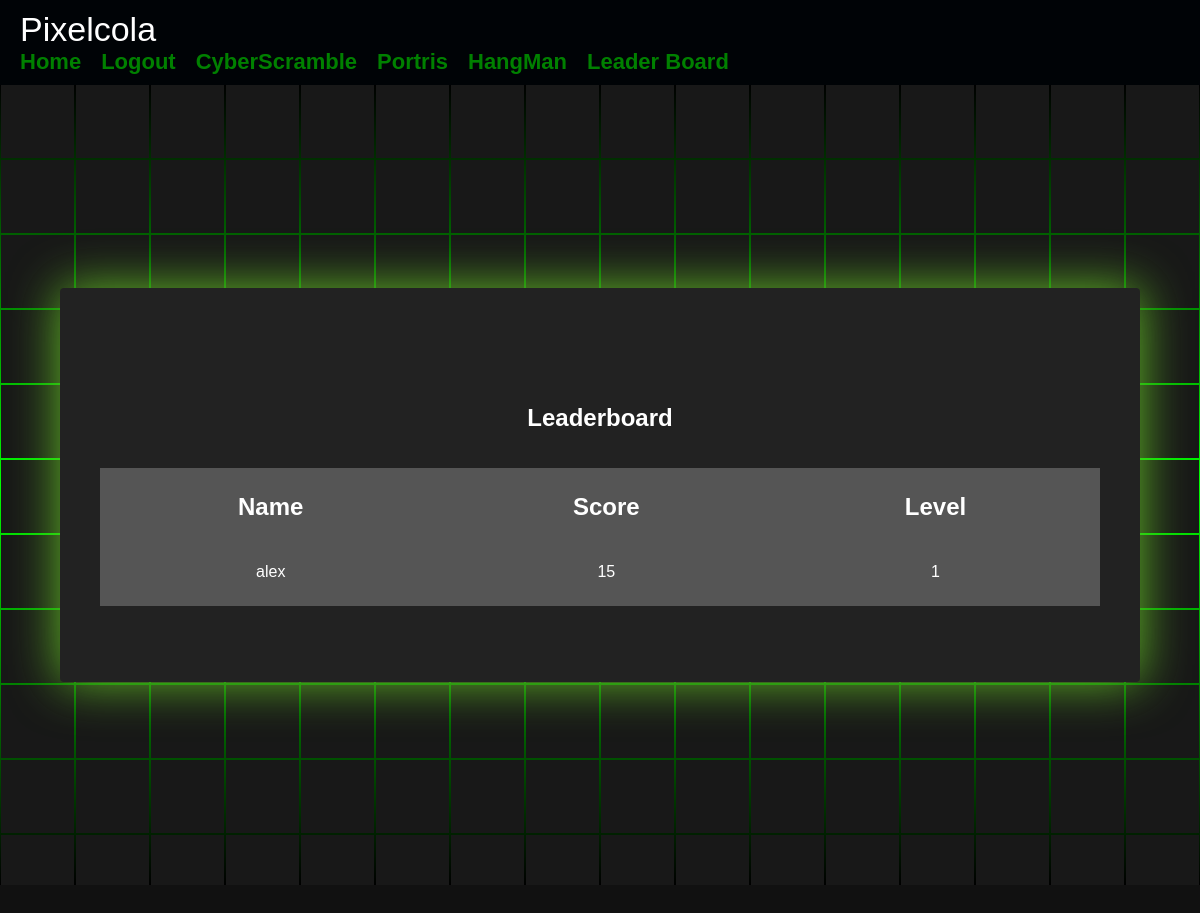
Before: /leaderBoard (signed in) with the older database file.
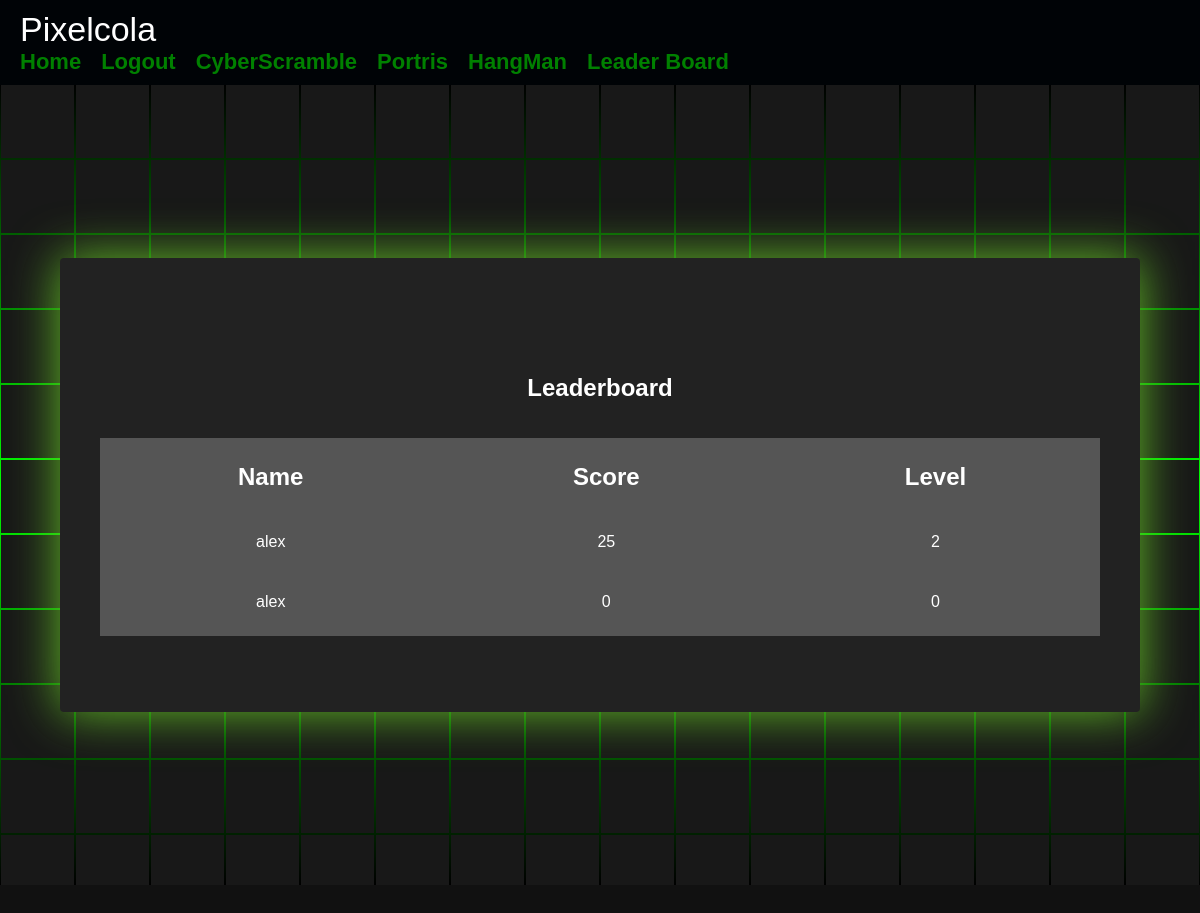
After: the same page with the newer database file.
### website/models.py (models this page shows)
class User(db.Model, UserMixin):
    id = db.Column(db.Integer, primary_key=True)
    email = db.Column(db.String(150), unique=True)
    password = db.Column(db.String(150))
    first_name = db.Column(db.String(150))
    notes = db.relationship('Note')
    level = db.Column(db.Integer())
    score= db.Column(db.Integer())
    user_id = db.Column(db.Integer, db.ForeignKey('user.id'))

### website/auth.py (the view)
@auth.route('/leaderBoard', methods=['GET', 'POST'])
@login_required
def leaderBoard():
    leaderBoard_data = User.query.order_by(User.score.desc()).all()
    return render_template('leaderboard.html', leaderBoard_data=leaderBoard_data,user=current_user)

### website/__init__.py (called while the page is built)
def create_app():
    app = Flask(__name__)
    app.config['SECRET_KEY'] = 'hjshjhdjah kjshkjdhjs'
    app.config['SQLALCHEMY_DATABASE_URI'] = f'sqlite:///{DB_NAME}'
    db.init_app(app)
    from .views import views
    from .auth import auth
    app.register_blueprint(views, url_prefix='/')
    app.register_blueprint(auth, url_prefix='/')
    from .models import User, Note
    with app.app_context():
        db.drop_all()
        db.create_all()
    login_manager = LoginManager()
    login_manager.login_view = 'auth.login'
    login_manager.init_app(app)
    @login_manager.user_loader
    def load_user(id):
        return User.query.get(int(id))
    return app

### website/templates/leaderboard.html (shortened to what this page needs)
<!DOCTYPE html>
<html lang="en" >
<head>
  <link rel="stylesheet" href="../static/gameStyles.css">
  <link
    rel="stylesheet"
    href="https://stackpath.bootstrapcdn.com/font-awesome/4.7.0/css/font-awesome.min.css"
  />
</head>
<nav class="navBar">
  <div class="container6">
    <a class="navBar-brand" href="#">Pixelcola</a>
    <div class="navBar-menu">
      <ul class="navBar-nav">
        {% if user.is_authenticated %}
          <li class="nav-Item">
            <a class="nav-Link" href="/">Home</a>
          </li>
          <li class="nav-Item">
            <a class="nav-Link" href="/logout">Logout</a>
          </li>
          <li class="nav-Item">
            <a class="nav-Link" href="/game">CyberScramble</a>
          </li>
          <li class="nav-Item">
            <a class="nav-Link" href="/gameV2">Portris</a>
          </li>
          <li class="nav-Item">
            <a class="nav-Link" href="/gameV3">HangMan</a>
          </li>
          <li class="nav-Item">
            <a class="nav-Link" href="/leaderBoard">Leader Board</a>
          </li>
        {% endif %}
      </ul>
    </div>
  </div>
</nav>
    <section>
        <span></span>
        <span></span>
        <span></span>
        <span></span>
        <span></span>
        <span></span>
        <span></span>
        <span></span>
        <span></span>
        <span></span>
        <span></span>
        <span></span>
        <span></span>
        <span></span>
        <span></span>
        <span></span>
        <span></span>
        <span></span>
        <span></span>
        <span></span>
        <span></span>
        <span></span>
        <span></span>
        <span></span>
        <span></span>
        <span></span>
        <span></span>
        <span></span>
        <span></span>
        <span></span>
        <span></span>
        <span></span>
        <span></span>
        <span></span>
        <span></span>
        <span></span>
        <span></span>
        <span></span>
        <span></span>
        <span></span>
        <span></span>
        <span></span>
        <span></span>
        <span></span>
        <span></span>
        <span></span>
        <span></span>
        <span></span>
        <span></span>
        <span></span>
        <span></span>
        <span></span>
        <span></span>
        <span></span>
        <span></span>
        <span></span>
        <span></span>
        <span></span>
        <span></span>
        <span></span>
        <span></span>
        <span></span>
        <span></span>
        <span></span>
        <span></span>
        <span></span>
        <span></span>
        <span></span>
        <span></span>
        <span></span>
        <span></span>
        <span></span>
        <span></span>
        <span></span>
        <span></span>
        <span></span>
        <span></span>
        <span></span>
        <span></span>
        <span></span>
        <span></span>
        <span></span>
        <span></span>
        <span></span>
        <span></span>
        <span></span>
        <span></span>
        <span></span>
        <span></span>
        <span></span>
        <span></span>
        <span></span>
        <span></span>
        <span></span>
        <span></span>
        <span></span>
        <span></span>
        <span></span>
        <span></span>
        <span></span>
        <span></span>
        <span></span>
        <span></span>
        <span></span>
        <span></span>
        <span></span>
        <div class="BackgroundContainer">
          <div class="content">
            <br />
            <br />
            <div class="section">
                <h1>Leaderboard</h1>
                <br />
                <br />
                <table class="table">
                    <tbody>
                        <tr>
                            <th>Name</th>
                            <th>Score</th>
                            <th>Level</th>
                        </tr>
                        {% for user in leaderBoard_data %}
                        <tr>
                            <td>{{ user.first_name }}</td>
                            <td>{{ user.score }}</td>
                            <td>{{ user.level }}</td>
                        </tr>
                        {% endfor %}
                    </tbody>
                  </table>
                  <br />
                  <br />
                </div>
            </div>
        </div>
    </section>
</body>
</html>

### website/static/gameStyles.css (style rules this page uses)
* { margin: 0; padding: 0; box-sizing: border-box; font-family: 'Gill Sans', 'Gill Sans MT', Calibri, 'Trebuchet MS', sans-serif; }
table { color: white; background-color: #555; width: 1000px; border: solid #555 3px; margin: auto; justify-content: center; }
h1 { color: white; }
.section { width:1000px; margin: auto; justify-content: center; text-align: center; }
td { padding: 20px; }
th { padding: 20px; color: white; font-size: 24px; }
tr { padding: 20px; color: white; }
section { position: absolute; width: 100vw; height: 100vh; display: flex; justify-content: center; align-items: center; gap: 2px; flex-wrap: wrap; overflow: hidden; font-family: 'Quicksand', sans-serif; }
section::before { content: ''; position: absolute; width: 100%; height: 100%; background: linear-gradient(#000,#0f0,#000); animation: animate 5s linear infinite; }
section span { position: relative; display: block; width: calc(6.25vw - 2px); height: calc(6.25vw - 2px); background: #181818; z-index: 2; transition: 1.5s; }
section .BackgroundContainer { position: absolute; width: fit-content; height: fit-content; background: #222; z-index: 3; display: flex; justify-content: center; align-items: center; padding: 40px; border-radius: 4px; box-shadow: 0 15px 35px rgba(0,0,0,9); border-color: #3dbf26; box-shadow: 0 0 50px #63bf26; }
section .BackgroundContainer .content { position: relative; width: 100%; display: flex; justify-content: center; align-items: center; flex-direction: column; gap: 40px; }
.navBar { background-color: #000306; color: white; padding: 10px 20px; }
.container6 { margin: auto; }
.navBar-brand { font-size: 34px; text-decoration: none; color: white; }
.navBar-menu { display: flex; align-items: center; }
.navBar-nav { list-style: none; display: flex; margin: 0; padding: 0; }
.nav-Item { margin-right: 20px; }
.nav-Link { text-decoration: none; color: green; font-weight: bold; font-size: 22px; transition: color 0.3s ease; }

Changed rows visible on the page:
changed User (number 1 of 2 on the later page): score "15" → "25"; level "1" → "2"
added User: first_name "alex", score "0", level "0"
